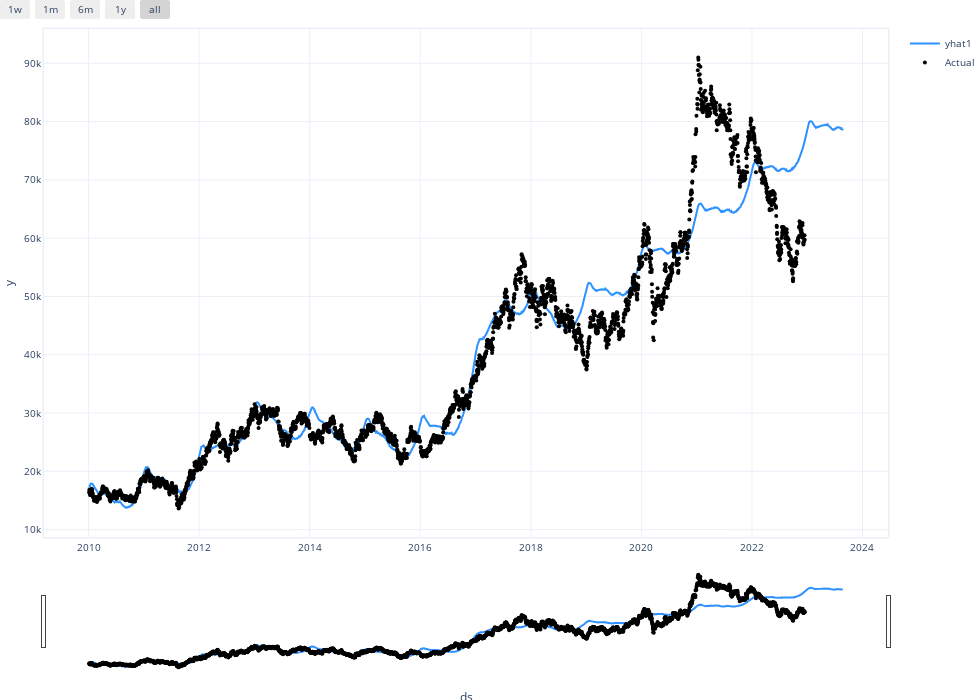

The code cell stored with this chart in its notebook:
### Code cell
df_future=model.make_future_dataframe(df_main,periods=180,n_historic_predictions=-1)
pred_future=model.predict(df_future)
model.plot(pred_future,plotting_backend='plotly',figsize=(14, 10))

### Figure 1 — Plotly figure (JSON) as saved in the notebook; plotly's stock layout.template omitted (floating-point values rounded to 4 significant figures; data arrays with more than 128 entries replaced by an {"elided": "..."} marker saying what was removed)
{"data": [{"fill": "none", "line": {"color": "rgba(45, 146, 255, 1.0)", "width": 2}, "mode": "lines", "name": "yhat1", "type": "scatter", "x": {"elided": "3377 str values"}, "y": {"elided": "3377 float values"}}, {"marker": {"color": "black", "size": 4}, "mode": "markers", "name": "Actual", "type": "scatter", "x": {"elided": "3377 str values"}, "y": {"elided": "3377 int values"}}], "layout": {"autosize": true, "font": {"size": 10}, "height": 700, "hovermode": "x unified", "margin": {"b": 0, "l": 0, "pad": 0, "r": 10, "t": 10}, "showlegend": true, "title": {"font": {"size": 12}}, "width": 980, "xaxis": {"linewidth": 1.5, "mirror": true, "rangeselector": {"buttons": [{"count": 7, "label": "1w", "step": "day", "stepmode": "backward"}, {"count": 1, "label": "1m", "step": "month", "stepmode": "backward"}, {"count": 6, "label": "6m", "step": "month", "stepmode": "backward"}, {"count": 1, "label": "1y", "step": "year", "stepmode": "backward"}, {"step": "all"}]}, "rangeslider": {"visible": true}, "showline": true, "title": {"text": "ds"}, "type": "date"}, "yaxis": {"linewidth": 1.5, "mirror": true, "showline": true, "title": {"text": "y"}}}}
